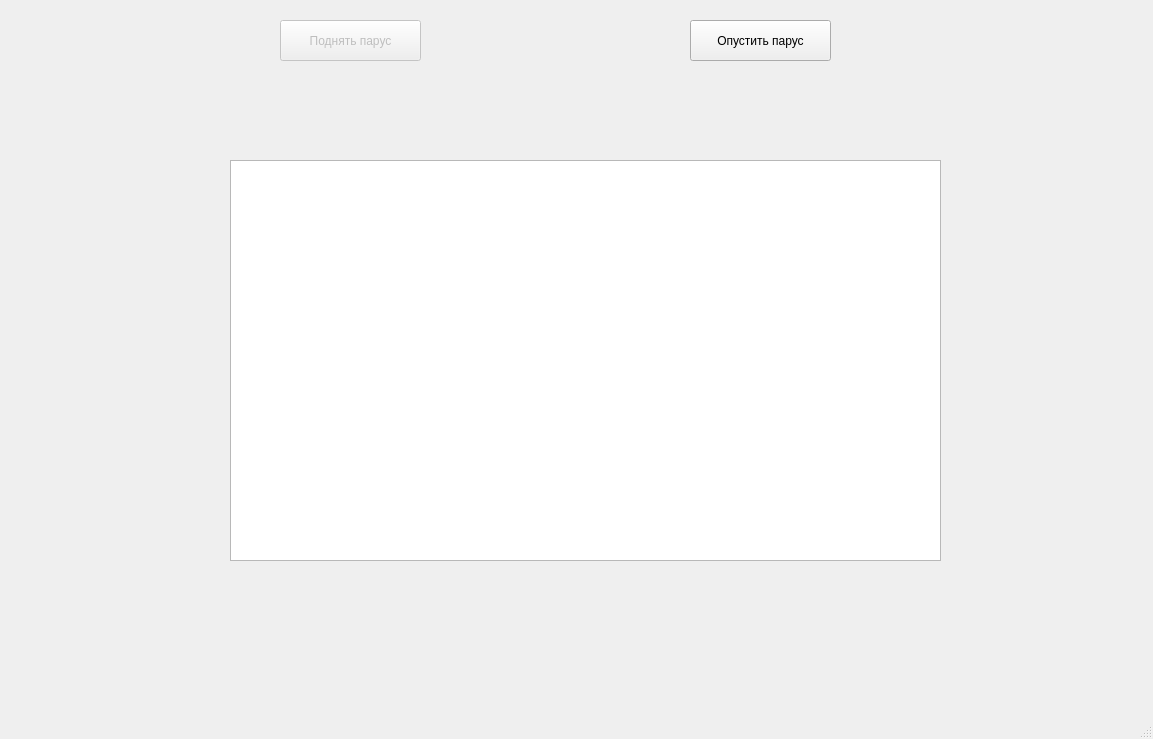
<?xml version="1.0" encoding="UTF-8"?>
<ui version="4.0">
 <class>MainWindow</class>
 <widget class="QMainWindow" name="MainWindow">
  <property name="geometry">
   <rect>
    <x>0</x>
    <y>0</y>
    <width>1153</width>
    <height>739</height>
   </rect>
  </property>
  <property name="windowTitle">
   <string>Task1</string>
  </property>
  <widget class="QWidget" name="centralwidget">
   <widget class="QPushButton" name="Sail_up">
    <property name="enabled">
     <bool>false</bool>
    </property>
    <property name="geometry">
     <rect>
      <x>280</x>
      <y>20</y>
      <width>141</width>
      <height>41</height>
     </rect>
    </property>
    <property name="text">
     <string>Поднять парус</string>
    </property>
   </widget>
   <widget class="QPushButton" name="Sail_down">
    <property name="geometry">
     <rect>
      <x>690</x>
      <y>20</y>
      <width>141</width>
      <height>41</height>
     </rect>
    </property>
    <property name="text">
     <string>Опустить парус</string>
    </property>
   </widget>
   <widget class="QGraphicsView" name="graphicsView">
    <property name="geometry">
     <rect>
      <x>230</x>
      <y>160</y>
      <width>711</width>
      <height>401</height>
     </rect>
    </property>
   </widget>
  </widget>
  <widget class="QStatusBar" name="statusbar"/>
 </widget>
 <resources/>
 <connections/>
</ui>
